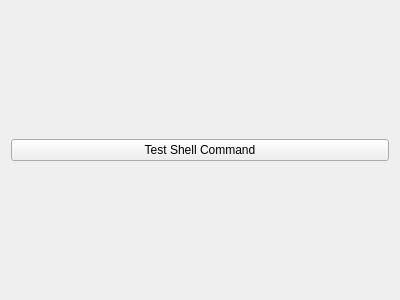
<?xml version="1.0" encoding="UTF-8"?>
<ui version="4.0">
 <class>Form</class>
 <widget class="QWidget" name="Form">
  <property name="geometry">
   <rect>
    <x>0</x>
    <y>0</y>
    <width>400</width>
    <height>300</height>
   </rect>
  </property>
  <property name="windowTitle">
   <string>Form</string>
  </property>
  <layout class="QGridLayout" name="gridLayout">
   <item row="0" column="0">
    <widget class="PyDMShellCommand" name="testShellCommand">
     <property name="toolTip">
      <string/>
     </property>
     <property name="text">
      <string>Test Shell Command</string>
     </property>
     <property name="commands" stdset="0">
      <stringlist>
       <string>pydm ~/opsTools/devPanel/example/example.py</string>
      </stringlist>
     </property>
    </widget>
   </item>
  </layout>
 </widget>
 <customwidgets>
  <customwidget>
   <class>PyDMShellCommand</class>
   <extends>QPushButton</extends>
   <header>pydm.widgets.shell_command</header>
  </customwidget>
 </customwidgets>
 <resources/>
 <connections/>
</ui>
